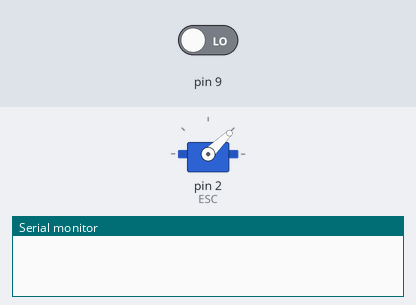
Simulated run of this sketch. Board: Arduino Uno, built with avr-gcc and run on an emulated ATmega328P. On the bench: servo, the last lines printed to the serial monitor. The test bench sets the inputs (shaded band); at power-on: pin 9 LOW.

Above: at 0.1 s.
At 6.1 s:
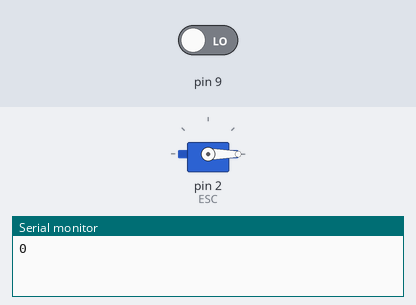
Timing chart, 0 to 7.6 s (numbered marks = the images above):
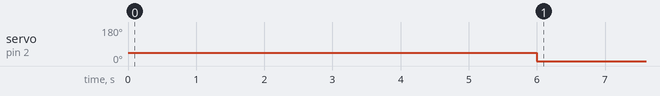

Measured:
- by itself, servo on pin 2 (ESC): 44° → 0° at 6.0 s

The sketch:

throttle_detection.ino
```cpp
#include <Servo.h>

Servo ESC;

void setup() {
  Serial.begin(9600);

  ESC.attach(2);
  ESC.writeMicroseconds(1000);

  pinMode(9, INPUT);

  delay(5000);
}

void send_acceleration(int throttle) {
  if(throttle < 1000) throttle = 0;
  if(throttle > 2000) throttle = 2000;

  ESC.writeMicroseconds(throttle);
  Serial.println(throttle);
}

void loop(){
  send_acceleration(pulseIn(9, HIGH));

  delay(100);
}
```
